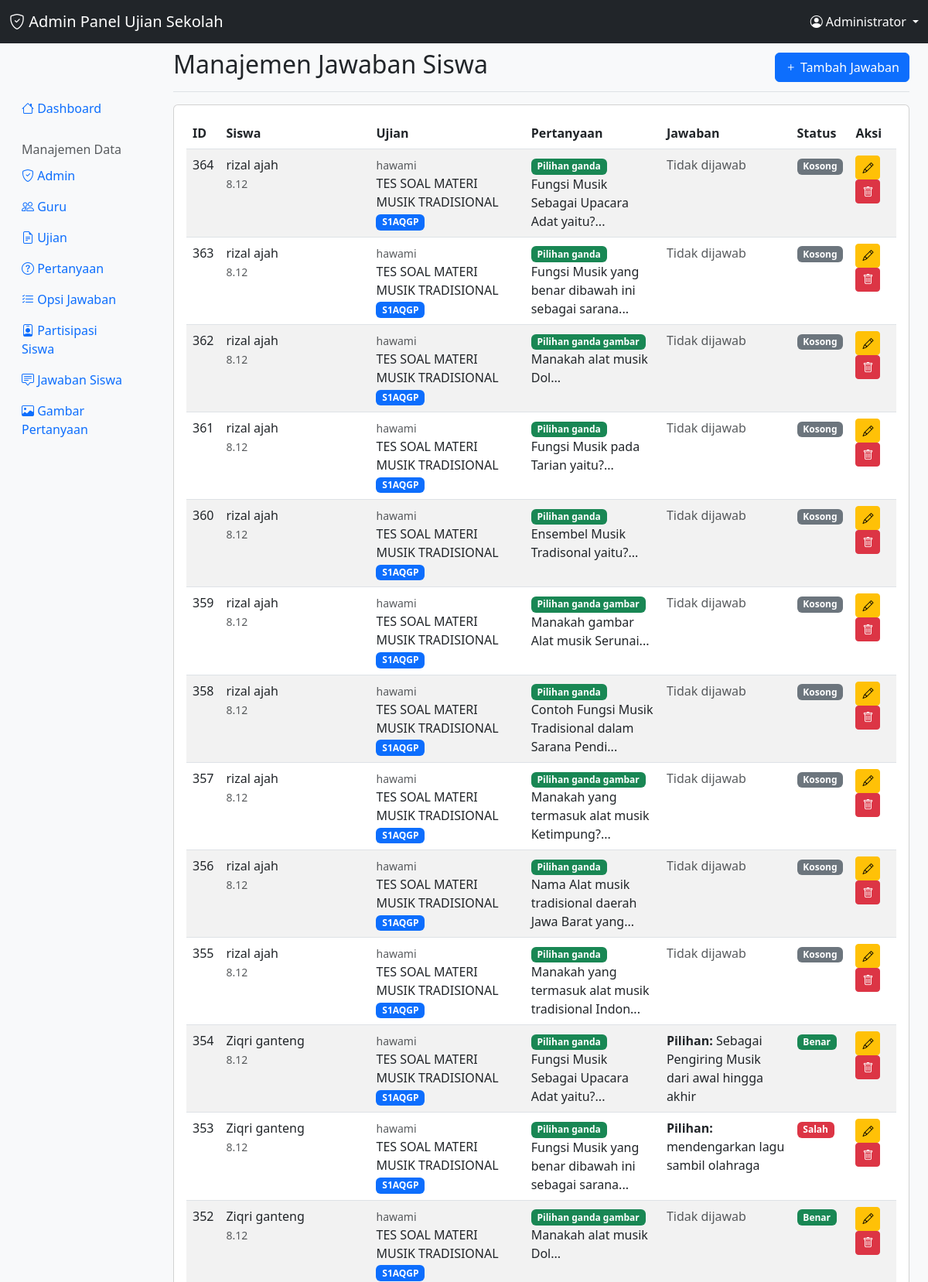
/admin/jawaban_siswa.php (signed in, upper part), run on the app's committed database.
### tables this page shows
CREATE TABLE `jawaban_siswa` (
  `id` int(11) NOT NULL,
  `id_partisipasi` int(11) NOT NULL,
  `id_pertanyaan` int(11) NOT NULL,
  `id_opsi_jawaban` int(11) DEFAULT NULL,
  `jawaban_essay` text DEFAULT NULL
);

CREATE TABLE `partisipasi_siswa` (
  `id` int(11) NOT NULL,
  `id_ujian` int(11) NOT NULL,
  `nama_siswa` varchar(150) NOT NULL,
  `kelas_siswa` varchar(50) NOT NULL,
  `waktu_selesai` datetime DEFAULT NULL,
  `skor` decimal(5,2) DEFAULT NULL
);

CREATE TABLE `guru` (
  `id` int(11) NOT NULL,
  `username` varchar(100) NOT NULL,
  `password` varchar(255) NOT NULL,
  `created_at` timestamp NOT NULL DEFAULT current_timestamp()
);

CREATE TABLE `ujian` (
  `id` int(11) NOT NULL,
  `id_guru` int(11) NOT NULL,
  `judul` varchar(255) NOT NULL,
  `kode_ujian` varchar(10) NOT NULL,
  `waktu_mulai` datetime DEFAULT NULL,
  `durasi` int(11) NOT NULL COMMENT 'Durasi dalam menit',
  `gambar_pendukung` varchar(255) DEFAULT NULL,
  `status` enum('menunggu','berlangsung','selesai') DEFAULT 'menunggu',
  `created_at` timestamp NOT NULL DEFAULT current_timestamp()
);

CREATE TABLE `pertanyaan` (
  `id` int(11) NOT NULL,
  `id_ujian` int(11) NOT NULL,
  `tipe_soal` enum('pilihan_ganda','essay','pilihan_ganda_gambar') NOT NULL DEFAULT 'pilihan_ganda',
  `teks_pertanyaan` text NOT NULL,
  `skor` int(11) NOT NULL DEFAULT 10
);

CREATE TABLE `opsi_jawaban` (
  `id` int(11) NOT NULL,
  `id_pertanyaan` int(11) NOT NULL,
  `teks_opsi` varchar(255) DEFAULT NULL,
  `gambar_opsi` varchar(255) DEFAULT NULL,
  `adalah_jawaban_benar` tinyint(1) NOT NULL DEFAULT 0
);

### admin/jawaban_siswa.php (the view, shortened to what this page needs)
<?php
require_once 'config/auth.php';
$jawaban_siswas = $conn->query("
    SELECT js.*,
           ps.nama_siswa, ps.kelas_siswa,
           p.teks_pertanyaan, p.tipe_soal,
           u.judul as ujian_judul, u.kode_ujian,
           g.username as guru_username,
           oj.teks_opsi, oj.adalah_jawaban_benar
    FROM jawaban_siswa js
    JOIN partisipasi_siswa ps ON js.id_partisipasi = ps.id
    JOIN pertanyaan p ON js.id_pertanyaan = p.id
    JOIN ujian u ON p.id_ujian = u.id
    JOIN guru g ON u.id_guru = g.id
    LEFT JOIN opsi_jawaban oj ON js.id_opsi_jawaban = oj.id
    ORDER BY js.id DESC
")->fetch_all(MYSQLI_ASSOC);
?>
<!DOCTYPE html>
<html lang="id">
<head>
    <link href="https://cdn.jsdelivr.net/npm/bootstrap@5.3.0/dist/css/bootstrap.min.css" rel="stylesheet">
    <link href="https://cdn.jsdelivr.net/npm/bootstrap-icons@1.10.0/font/bootstrap-icons.css" rel="stylesheet">
</head>
<body class="bg-light">
    <?php include 'includes/navbar.php'; ?>
    <div class="container-fluid mt-5">
        <div class="row">
            <?php include 'includes/sidebar.php'; ?>
            <main class="col-md-9 ms-sm-auto col-lg-10 px-md-4">
                <div class="d-flex justify-content-between flex-wrap flex-md-nowrap align-items-center pt-3 pb-2 mb-3 border-bottom">
                    <h1 class="h2">Manajemen Jawaban Siswa</h1>
                    <button class="btn btn-primary" data-bs-toggle="modal" data-bs-target="#addModal">
                        <i class="bi bi-plus"></i> Tambah Jawaban
                    </button>
                </div>
                <div class="card">
                    <div class="card-body">
                        <div class="table-responsive">
                            <table class="table table-striped">
                                <thead>
                                    <tr>
                                        <th>ID</th>
                                        <th>Siswa</th>
                                        <th>Ujian</th>
                                        <th>Pertanyaan</th>
                                        <th>Jawaban</th>
                                        <th>Status</th>
                                        <th>Aksi</th>
                                    </tr>
                                </thead>
                                <tbody>
                                    <?php foreach ($jawaban_siswas as $jawaban): ?>
                                    <tr>
                                        <td><?= $jawaban['id'] ?></td>
                                        <td>
                                            <?= htmlspecialchars($jawaban['nama_siswa']) ?><br>
                                            <small class="text-muted"><?= htmlspecialchars($jawaban['kelas_siswa']) ?></small>
                                        </td>
                                        <td>
                                            <small class="text-muted"><?= htmlspecialchars($jawaban['guru_username']) ?></small><br>
                                            <?= htmlspecialchars($jawaban['ujian_judul']) ?>
                                            <span class="badge bg-primary"><?= $jawaban['kode_ujian'] ?></span>
                                        </td>
                                        <td style="max-width: 200px;">
                                            <span class="badge <?= $jawaban['tipe_soal'] == 'essay' ? 'bg-warning' : 'bg-success' ?>">
                                                <?= str_replace('_', ' ', ucfirst($jawaban['tipe_soal'])) ?>
                                            </span><br>
                                            <?= htmlspecialchars(substr($jawaban['teks_pertanyaan'], 0, 50)) ?>...
                                        </td>
                                        <td style="max-width: 250px;">
                                            <?php if ($jawaban['jawaban_essay']): ?>
                                                <strong>Essay:</strong> <?= htmlspecialchars(substr($jawaban['jawaban_essay'], 0, 50)) ?>...
                                            <?php elseif ($jawaban['teks_opsi']): ?>
                                                <strong>Pilihan:</strong> <?= htmlspecialchars($jawaban['teks_opsi']) ?>
                                            <?php else: ?>
                                                <span class="text-muted">Tidak dijawab</span>
                                            <?php endif; ?>
                                        </td>
                                        <td>
                                            <?php if ($jawaban['tipe_soal'] == 'essay'): ?>
                                                <span class="badge bg-warning">Manual</span>
                                            <?php elseif ($jawaban['adalah_jawaban_benar']): ?>
                                                <span class="badge bg-success">Benar</span>
                                            <?php elseif ($jawaban['teks_opsi']): ?>
                                                <span class="badge bg-danger">Salah</span>
                                            <?php else: ?>
                                                <span class="badge bg-secondary">Kosong</span>
                                            <?php endif; ?>
                                        </td>
                                        <td>
                                            <button class="btn btn-sm btn-warning" onclick="editJawaban(<?= htmlspecialchars(json_encode($jawaban)) ?>)">
                                                <i class="bi bi-pencil"></i>
                                            </button>
                                            <button class="btn btn-sm btn-danger" onclick="deleteJawaban(<?= $jawaban['id'] ?>)">
                                                <i class="bi bi-trash"></i>
                                            </button>
                                        </td>
                                    </tr>
                                    <?php endforeach; ?>
                                </tbody>
                            </table>
                        </div>
                    </div>
                </div>
            </main>
        </div>
    </div>
</body>
</html>

### data on the page
jawaban_siswa: id "364", id_partisipasi.nama_siswa "rizal ajah", id_partisipasi.kelas_siswa "8.12", guru.username "hawami", ujian.judul "TES SOAL MATERI MUSIK TRADISIONAL", ujian.kode_ujian "S1AQGP", id_pertanyaan.tipe_soal "Pilihan ganda", id_pertanyaan.teks_pertanyaan "Fungsi Musik Sebagai Upacara Adat yaitu?", shows "Tidak dijawab", shows "Kosong"
jawaban_siswa: id "363", id_partisipasi.nama_siswa "rizal ajah", id_partisipasi.kelas_siswa "8.12", guru.username "hawami", ujian.judul "TES SOAL MATERI MUSIK TRADISIONAL", ujian.kode_ujian "S1AQGP", id_pertanyaan.tipe_soal "Pilihan ganda", id_pertanyaan.teks_pertanyaan "Fungsi Musik yang benar dibawah ini sebagai sarana", shows "Tidak dijawab", shows "Kosong"
jawaban_siswa: id "362", id_partisipasi.nama_siswa "rizal ajah", id_partisipasi.kelas_siswa "8.12", guru.username "hawami", ujian.judul "TES SOAL MATERI MUSIK TRADISIONAL", ujian.kode_ujian "S1AQGP", id_pertanyaan.tipe_soal "Pilihan ganda gambar", id_pertanyaan.teks_pertanyaan "Manakah alat musik Dol", shows "Tidak dijawab", shows "Kosong"
jawaban_siswa: id "361", id_partisipasi.nama_siswa "rizal ajah", id_partisipasi.kelas_siswa "8.12", guru.username "hawami", ujian.judul "TES SOAL MATERI MUSIK TRADISIONAL", ujian.kode_ujian "S1AQGP", id_pertanyaan.tipe_soal "Pilihan ganda", id_pertanyaan.teks_pertanyaan "Fungsi Musik pada Tarian yaitu?", shows "Tidak dijawab", shows "Kosong"
jawaban_siswa: id "360", id_partisipasi.nama_siswa "rizal ajah", id_partisipasi.kelas_siswa "8.12", guru.username "hawami", ujian.judul "TES SOAL MATERI MUSIK TRADISIONAL", ujian.kode_ujian "S1AQGP", id_pertanyaan.tipe_soal "Pilihan ganda", id_pertanyaan.teks_pertanyaan "Ensembel Musik Tradisonal yaitu?", shows "Tidak dijawab", shows "Kosong"
jawaban_siswa: id "359", id_partisipasi.nama_siswa "rizal ajah", id_partisipasi.kelas_siswa "8.12", guru.username "hawami", ujian.judul "TES SOAL MATERI MUSIK TRADISIONAL", ujian.kode_ujian "S1AQGP", id_pertanyaan.tipe_soal "Pilihan ganda gambar", id_pertanyaan.teks_pertanyaan "Manakah gambar Alat musik Serunai", shows "Tidak dijawab", shows "Kosong"
jawaban_siswa: id "358", id_partisipasi.nama_siswa "rizal ajah", id_partisipasi.kelas_siswa "8.12", guru.username "hawami", ujian.judul "TES SOAL MATERI MUSIK TRADISIONAL", ujian.kode_ujian "S1AQGP", id_pertanyaan.tipe_soal "Pilihan ganda", id_pertanyaan.teks_pertanyaan "Contoh Fungsi Musik Tradisional dalam Sarana Pendi", shows "Tidak dijawab", shows "Kosong"
jawaban_siswa: id "357", id_partisipasi.nama_siswa "rizal ajah", id_partisipasi.kelas_siswa "8.12", guru.username "hawami", ujian.judul "TES SOAL MATERI MUSIK TRADISIONAL", ujian.kode_ujian "S1AQGP", id_pertanyaan.tipe_soal "Pilihan ganda gambar", id_pertanyaan.teks_pertanyaan "Manakah yang termasuk alat musik Ketimpung?", shows "Tidak dijawab", shows "Kosong"
jawaban_siswa: id "356", id_partisipasi.nama_siswa "rizal ajah", id_partisipasi.kelas_siswa "8.12", guru.username "hawami", ujian.judul "TES SOAL MATERI MUSIK TRADISIONAL", ujian.kode_ujian "S1AQGP", id_pertanyaan.tipe_soal "Pilihan ganda", id_pertanyaan.teks_pertanyaan "Nama Alat musik tradisional daerah Jawa Barat yang", shows "Tidak dijawab", shows "Kosong"
jawaban_siswa: id "355", id_partisipasi.nama_siswa "rizal ajah", id_partisipasi.kelas_siswa "8.12", guru.username "hawami", ujian.judul "TES SOAL MATERI MUSIK TRADISIONAL", ujian.kode_ujian "S1AQGP", id_pertanyaan.tipe_soal "Pilihan ganda", id_pertanyaan.teks_pertanyaan "Manakah yang termasuk alat musik tradisional Indon", shows "Tidak dijawab", shows "Kosong"
jawaban_siswa: id "354", id_partisipasi.nama_siswa "Ziqri ganteng", id_partisipasi.kelas_siswa "8.12", guru.username "hawami", ujian.judul "TES SOAL MATERI MUSIK TRADISIONAL", ujian.kode_ujian "S1AQGP", id_pertanyaan.tipe_soal "Pilihan ganda", id_pertanyaan.teks_pertanyaan "Fungsi Musik Sebagai Upacara Adat yaitu?", id_opsi_jawaban.teks_opsi "Sebagai Pengiring Musik dari awal hingga akhir", shows "Benar"
jawaban_siswa: id "353", id_partisipasi.nama_siswa "Ziqri ganteng", id_partisipasi.kelas_siswa "8.12", guru.username "hawami", ujian.judul "TES SOAL MATERI MUSIK TRADISIONAL", ujian.kode_ujian "S1AQGP", id_pertanyaan.tipe_soal "Pilihan ganda", id_pertanyaan.teks_pertanyaan "Fungsi Musik yang benar dibawah ini sebagai sarana", id_opsi_jawaban.teks_opsi "mendengarkan lagu sambil olahraga", shows "Salah"
jawaban_siswa: id "352", id_partisipasi.nama_siswa "Ziqri ganteng", id_partisipasi.kelas_siswa "8.12", guru.username "hawami", ujian.judul "TES SOAL MATERI MUSIK TRADISIONAL", ujian.kode_ujian "S1AQGP", id_pertanyaan.tipe_soal "Pilihan ganda gambar", id_pertanyaan.teks_pertanyaan "Manakah alat musik Dol", shows "Tidak dijawab", shows "Benar"

### other printed values
$_SESSION['admin_nama'] "Administrator"
